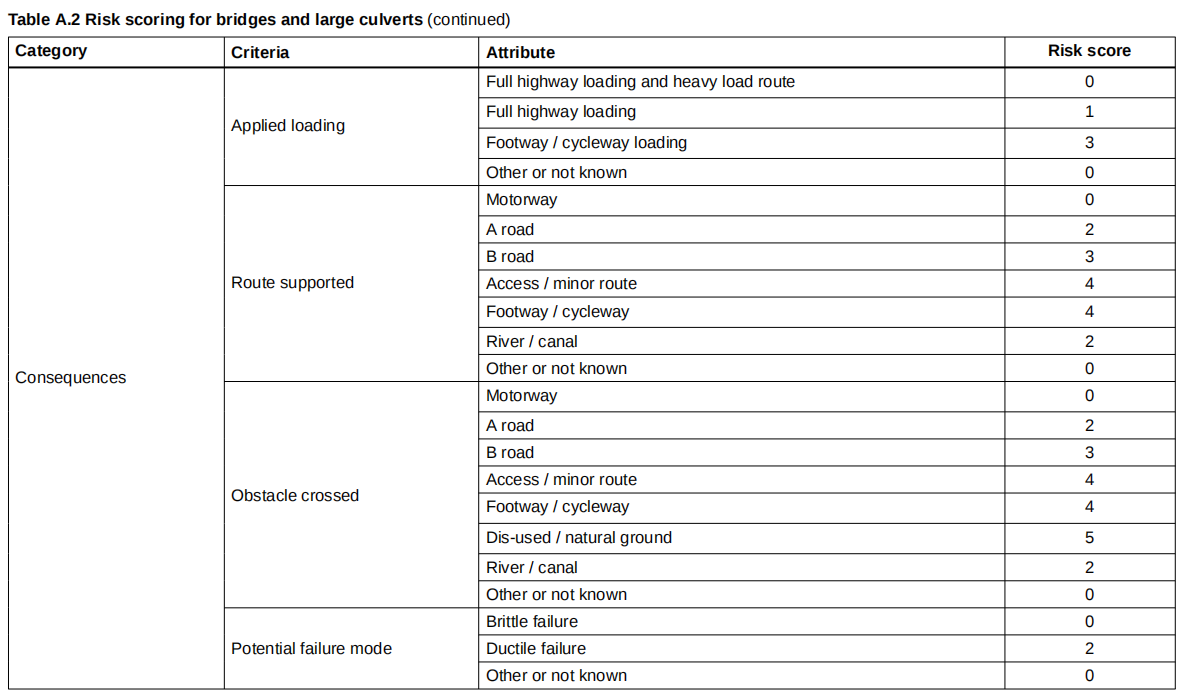
#> input picture table-generation/paper_data/test04.png, 1180 x 697 px
$ jupyter execute getPaperExampleLabel.ipynb
#> lines starting #> are read from the running program, lines starting #| are printed output that depends on the picture
[cell 1]
from PIL import Image
import numpy as np
import matplotlib.pylab as plt

[cell 2]
fn = './paper_data/test04.png'
img = Image.open(fn).convert('L')
img = np.array(img)
img[img > 125] = 255
img[img <= 125] = 0
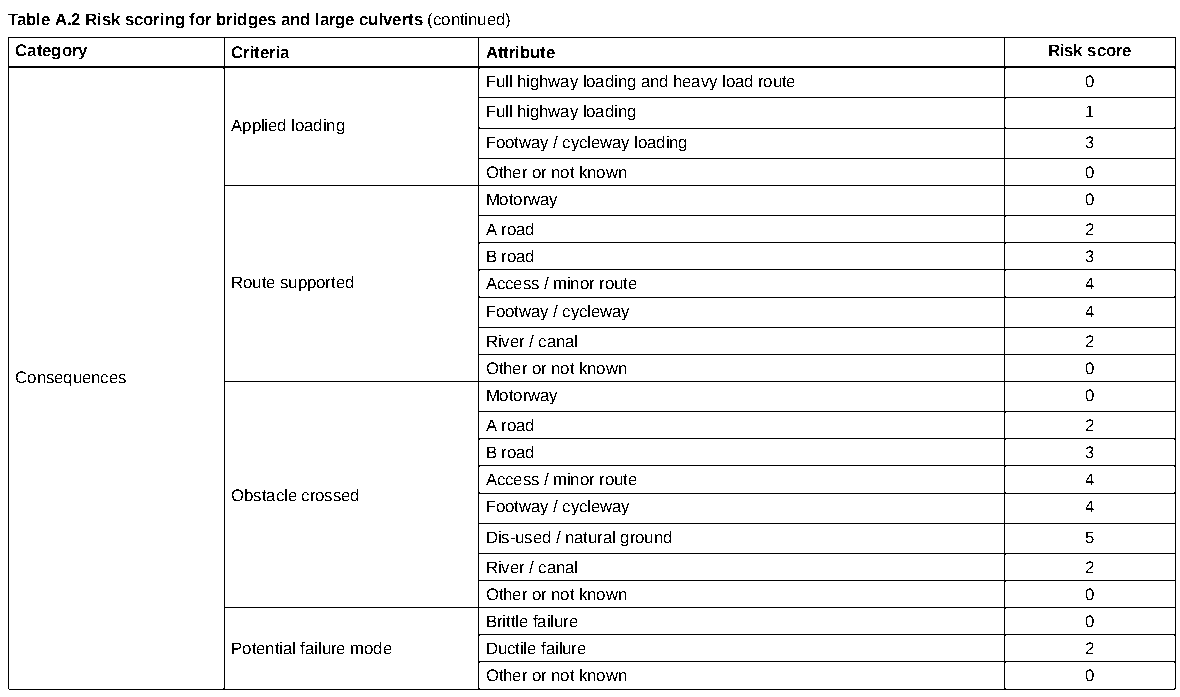
#> img: shape (697, 1180); 95.2% white; black in thin lines or dots


$ run again, with table-generation/paper_data/test01.png copied over table-generation/paper_data/test04.png
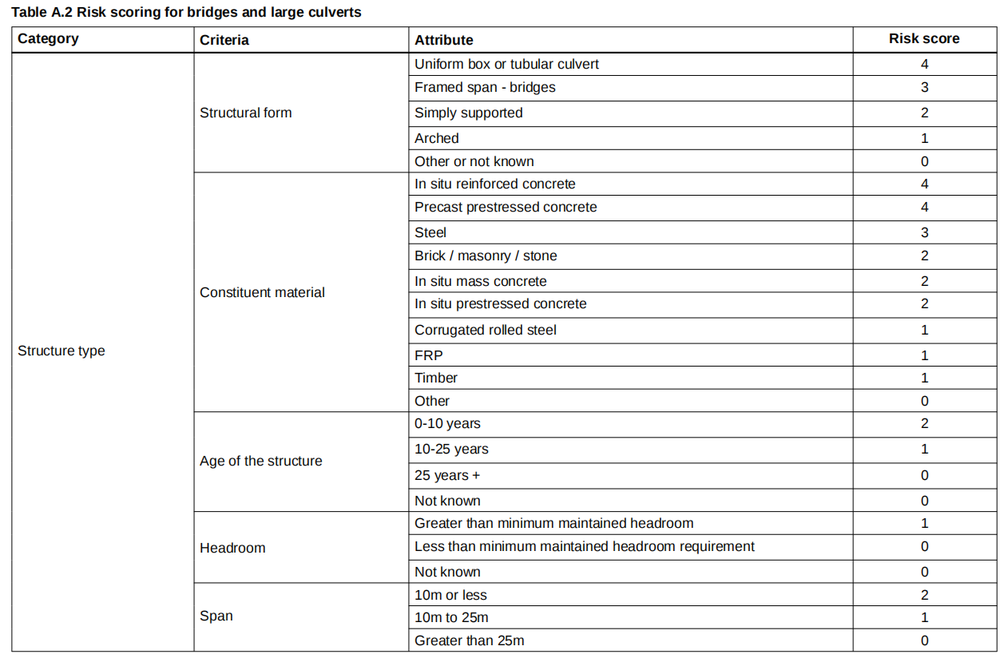
#> input picture table-generation/paper_data/test01.png, 1000 x 666 px, shrunk from 1252 x 834 before the run
#> `img[img <= 125] = 0`:
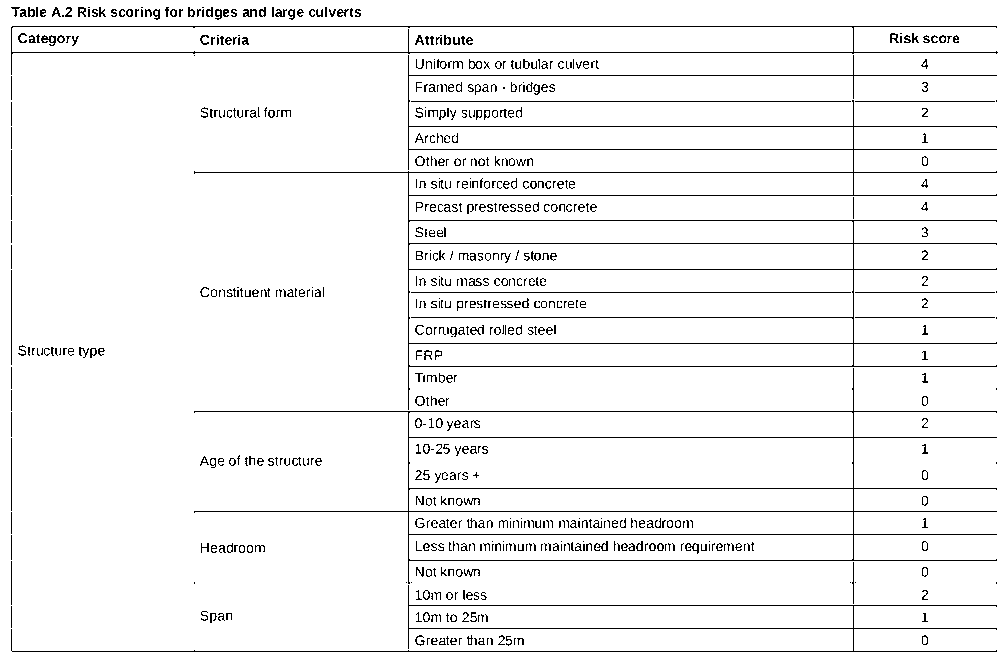
#> img: shape (666, 1000); 95.4% white; black in thin lines or dots

$ run again, with table-generation/paper_data/test02.png copied over table-generation/paper_data/test04.png
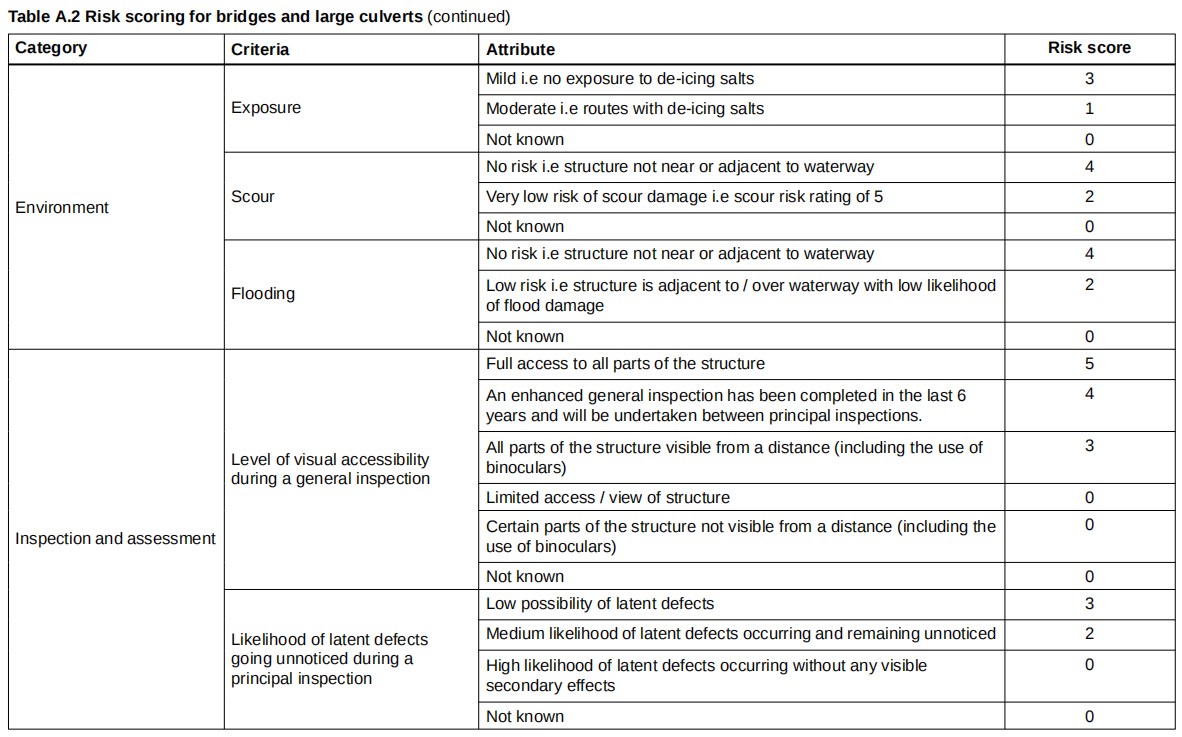
#> input picture table-generation/paper_data/test02.png, 1182 x 737 px
#> `img[img <= 125] = 0`:
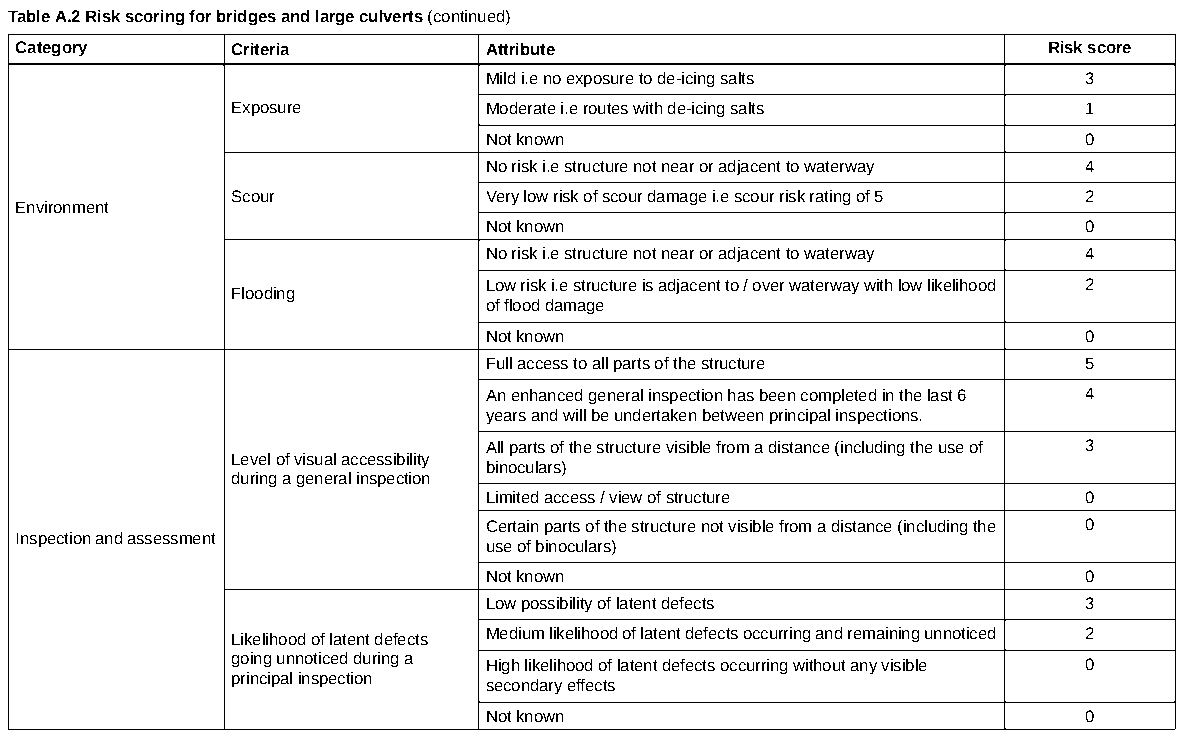
#> img: shape (737, 1182); 93.8% white; black in thin lines or dots

$ run again, with table-generation/paper_data/test03.png copied over table-generation/paper_data/test04.png
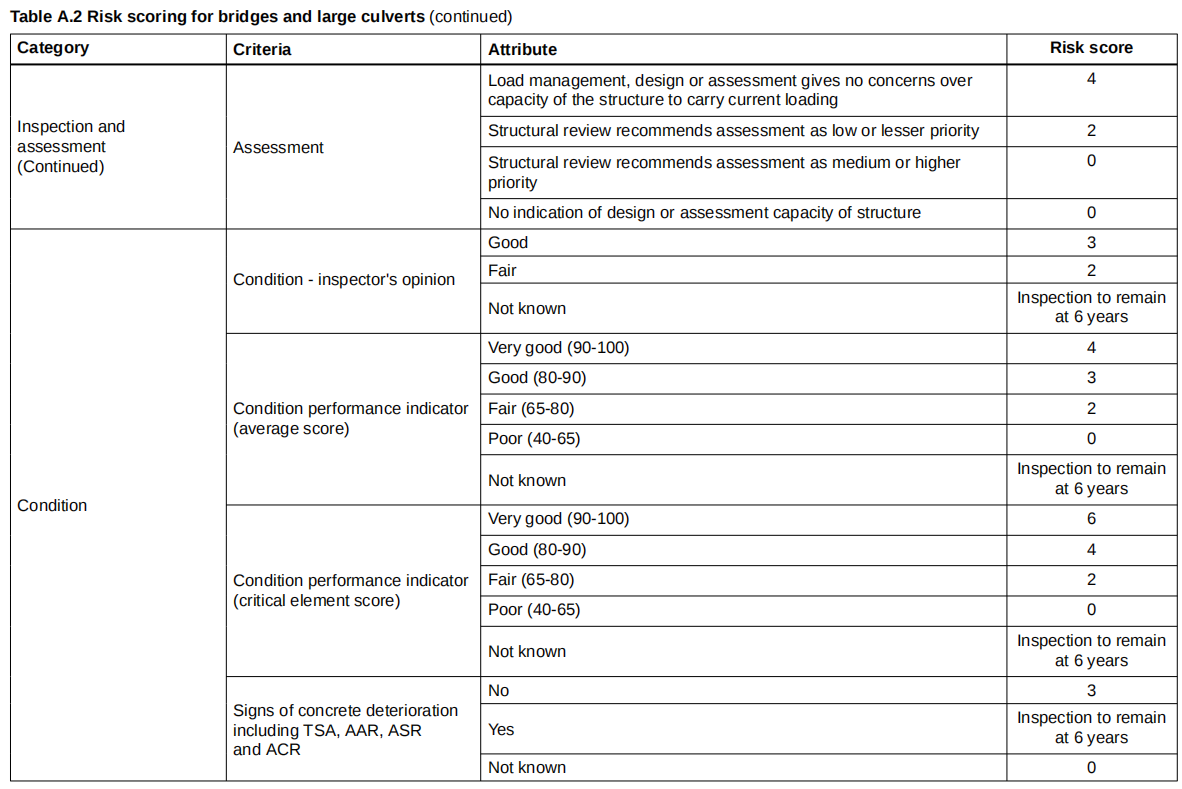
#> input picture table-generation/paper_data/test03.png, 1182 x 789 px
#> `img[img <= 125] = 0`:
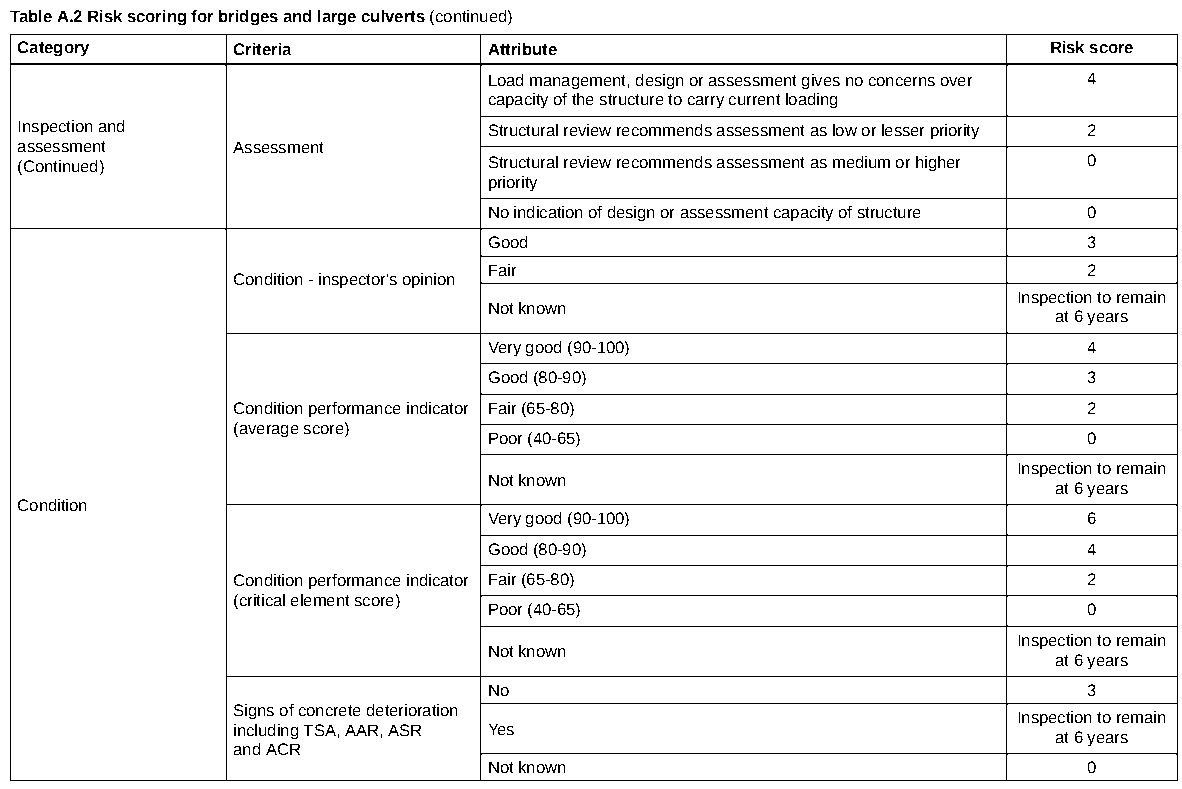
#> img: shape (789, 1182); 94.8% white; black in thin lines or dots
